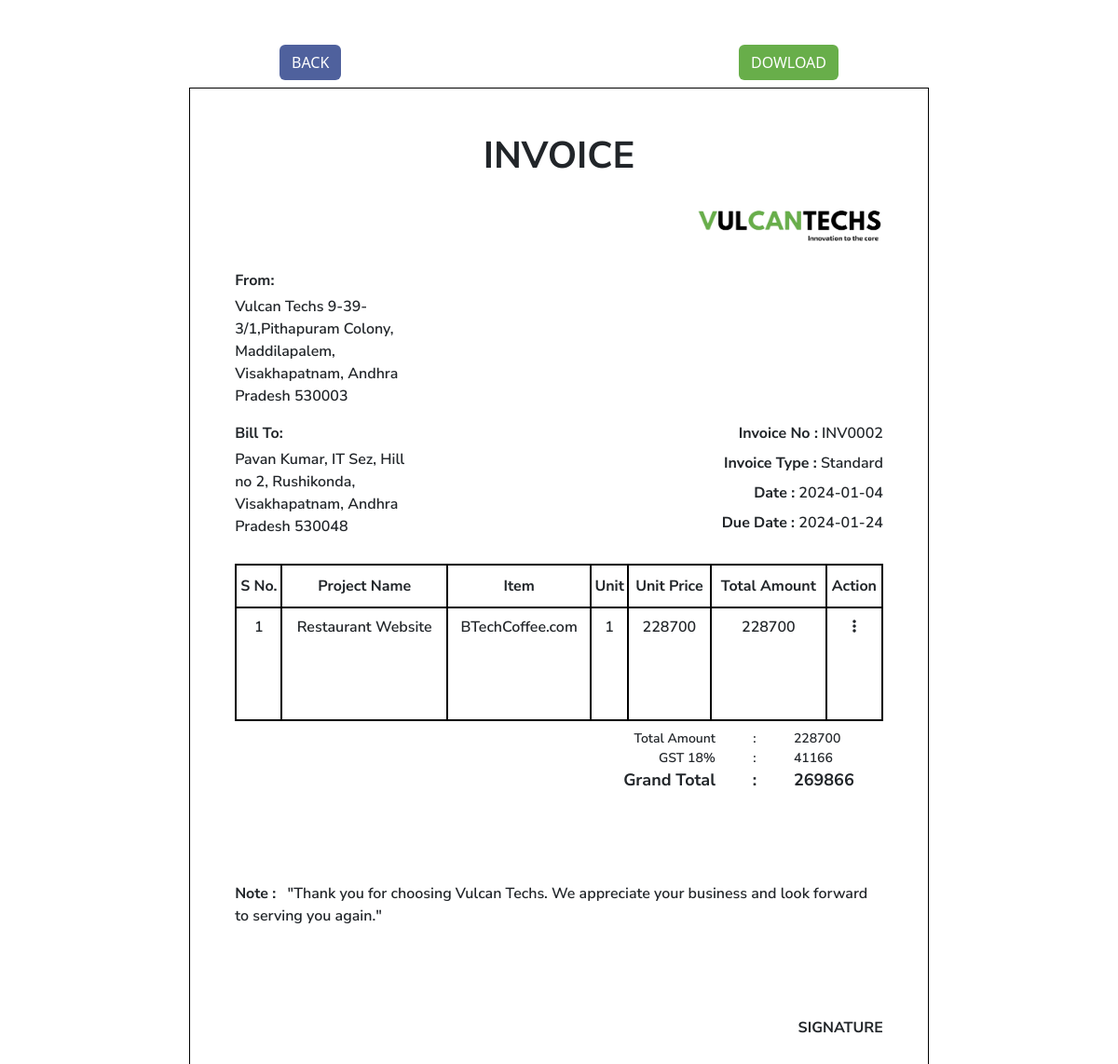
Screenshot of /A4rececipt.php?bill_id=4 with the database file from the repository.
### tables this page shows
CREATE TABLE `invoice_bills` (
  `bill_id` int(11) NOT NULL,
  `invoice_no` varchar(30) NOT NULL,
  `invoice_type` varchar(30) NOT NULL,
  `date` varchar(30) NOT NULL,
  `due_date` varchar(30) NOT NULL,
  `client_name` varchar(50) NOT NULL,
  `project_name` varchar(50) NOT NULL,
  `item` varchar(50) NOT NULL,
  `amount` varchar(100) NOT NULL,
  `gst` varchar(30) NOT NULL,
  `grand_total` varchar(30) NOT NULL,
  `quantity` varchar(30) NOT NULL DEFAULT '1',
  `from_address` longtext NOT NULL,
  `to_address` longtext NOT NULL,
  `add_note` longtext NOT NULL,
  `status` enum('0','1') NOT NULL DEFAULT '1',
  `modify_date_time` timestamp NOT NULL DEFAULT current_timestamp()
);

### A4rececipt.php (the view, shortened to what this page needs)
<?php
require_once('config.php');
?>
<!DOCTYPE html>
<html lang="en">
<head>
    <link href="https://cdn.jsdelivr.net/npm/bootstrap@5.3.2/dist/css/bootstrap.min.css" rel="stylesheet">
    <link rel="stylesheet" href="https://cdnjs.cloudflare.com/ajax/libs/font-awesome/6.5.1/css/all.min.css" />
</head>
<body>
    <div class="mt-5 mx-auto d-flex align-items-center justify-content-between w-50 mb-2">
        <div>
            <input class="btn" style="background-color:#243A85CC; color:white;" type="submit" value="BACK" name="back" id="back">
        </div>
        <div>
            <input class="btn" style="background-color:#68AE4A;color:white;" type="submit" value="DOWLOAD" name="print" id="print">
        </div>
    </div>
    <div id="invoiceBill">
        <div class="container-fluid pt-5 px-5">
            <div class="row mb-3">
                <div class="text-center"><h1 style="font-weight:bold; color:;">INVOICE</h1></div>
            </div>
            <div class="row mb-4">
                <div col="12" class="d-flex justify-content-end">
                    <img src="./images/WhatsApp_Image_2024-01-02_at_1.06.38_PM-removebg-preview.png" width="200px" alt="">
                </div>
            </div>
            <div class="row mb-3">
                <div class="col-6">
                    <ul>
                        <li style="font-weight:bold;" class="pb-1">From:</li>
                        <?php
                        $bill_id = isset($_GET['bill_id']) ? $_GET['bill_id'] : '';
                        $query = mysqli_query($conn, "SELECT * FROM invoice_bills WHERE bill_id = '$bill_id'");
                        $data = mysqli_fetch_assoc($query);?>
                        <li style="width: 60%;"><?php echo $data['from_address'];?></li>
                    </ul>
                </div>
            </div>
            <div class="row mb-4">
                <div class="col-6">
                    <ul>
                        <li style="font-weight:bold;" class="pb-1">Bill To:</li>
                        <li style="width: 60%;"><?php echo $data['to_address'];?></li>
                    </ul>
                </div>
                <div class="col-6 text-end">
                    <ul>
                        <li class="pb-2"><span style="font-weight:bold;">Invoice No :</span> <?php echo $data['invoice_no'];?></li>
                    </ul>
                    <ul>
                        <li class="pb-2"><span style="font-weight:bold;">Invoice Type :</span> <?php echo $data['invoice_type'];?></li>
                    </ul>
                    <ul >
                        <li class="pb-2"><span style="font-weight:bold;">Date :</span> <?php echo $data['date'];?></li>
                    </ul>
                    <ul >
                        <li class="pb-2"><span style="font-weight:bold;">Due Date :</span> <?php echo $data['due_date'];?></li>
                    </ul>
                </div>
            </div>
            <div class="row mb-2">
                <div class="col-12 d-flex align-items-center">
                    <table class="text-center" style="width: 100%;">
                        <thead>
                            <tr>
                                <th>S No.</th>
                                <th>Project Name</th>
                                <th>Item</th>
                                <th>Unit</th>
                                <th>Unit Price</th>
                                <th>Total Amount</th>
                                <th class="printNone">Action</th>
                            </tr>
                        </thead>
                        <tbody>
                            <tr>
                                <td>1</td>
                                <td id="projectName"><?php echo $data['project_name'];?></td>
                                <td id="itemName"><?php echo $data['item'];?></td>
                                <td id="quantity"><?php echo $data['quantity'];?></td>
                                <td id="amount"><?php echo $data['amount'];?></td>
                                <td id="totalAmount"><?php echo $data['amount'];?></td>
                                <td class="printNone">
                                    <div class="btn-group">
                                        <button type="button" class="btn" data-bs-toggle="dropdown" aria-expanded="false">
                                            <i class="fas fa-ellipsis-v"></i>
                                        </button>
                                    </div>
                                </td>
                            </tr>
                        </tbody>
                    </table>
                </div>
            </div>
            <div class="row mb-5 pb-5 d-flex justify-content-end">
                <div class="col-3 text-end">
                    <div class="font">Total Amount</div>
                    <div class="font">GST 18%</div>
                    <div style="font-weight:bold; font-size:18px">Grand Total</div>
                </div>
                <div class="col-1 text-center">
                    <div class="font">:</div>
                    <div class="font">:</div>
                    <div style="font-weight:bold; font-size:18px">:</div>
                </div>
                <div class="col-2 text-start">
                    <div class="font" id="totalAmount2"><?php echo $data['amount'];?></div>
                    <div class="font" id="gst"><?php echo $data['gst'];?></div>
                    <div style="font-weight:bold; font-size:18px" id="grandTotal"><?php echo $data['grand_total'];?></div>
                </div>
            </div>
            <div class="row pb-5 mb-5">
                <div>
                    <?php if ($data['add_note'] != '') { ?>
                        <span style="font-weight:bold;" class="pe-2">Note :</span>
                        <span><?php echo $data['add_note']; ?></span>
                    <?php } ?>
                </div>
            </div>
            <div class="row">
                <div class="d-flex justify-content-end">
                    <span style="font-weight:bold;">SIGNATURE</span>
                </div>
            </div>
        </div>
    </div>
</body>
</html>

### A4rececipt.php (style rules this page uses)
#invoiceBill { width: 21cm; height: 28.7cm; margin: 0px auto; font-family: Arial, sans-serif; border: black 1px solid; font-family: 'Nunito Sans', sans-serif; font-weight: 600; }
li { list-style-type: none; }
ul { padding: 0px; margin: 0px; }
table tr td, tr th { border:2px solid black; }
tr td { padding-bottom:80px; }
tr th { padding:10px 0px; }
.font { font-size:14px; }

### rows the page displays
invoice_bills: from_address "Vulcan Techs 9-39-3/1,Pithapuram Colony, Maddilapalem, Visakhapatnam, Andhra Pradesh 530003", to_address "Pavan Kumar, IT Sez, Hill no 2, Rushikonda, Visakhapatnam, Andhra Pradesh 530048", invoice_no "INV0002", invoice_type "Standard", date "2024-01-04", due_date "2024-01-24", project_name "Restaurant Website", item "BTechCoffee.com", quantity "1", amount "228700", gst "41166", grand_total "269866", add_note "\"Thank you for choosing Vulcan Techs. We appreciate your business and look forward to serving you again.\""
